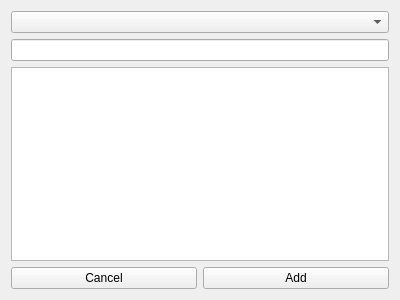
<?xml version="1.0" encoding="UTF-8"?>
<ui version="4.0">
 <class>add_task_widget</class>
 <widget class="QWidget" name="add_task_widget">
  <property name="geometry">
   <rect>
    <x>0</x>
    <y>0</y>
    <width>400</width>
    <height>300</height>
   </rect>
  </property>
  <property name="windowTitle">
   <string>Form</string>
  </property>
  <layout class="QVBoxLayout" name="verticalLayout">
   <item>
    <widget class="QComboBox" name="project_list"/>
   </item>
   <item>
    <widget class="QLineEdit" name="task_title">
     <property name="alignment">
      <set>Qt::AlignCenter</set>
     </property>
    </widget>
   </item>
   <item>
    <widget class="QTextEdit" name="task_text_edit"/>
   </item>
   <item>
    <layout class="QHBoxLayout" name="buttons_h_layout">
     <item>
      <widget class="QPushButton" name="cancel_button">
       <property name="text">
        <string>Cancel</string>
       </property>
      </widget>
     </item>
     <item>
      <widget class="QPushButton" name="add_button">
       <property name="text">
        <string>Add</string>
       </property>
      </widget>
     </item>
    </layout>
   </item>
  </layout>
 </widget>
 <resources/>
 <connections/>
</ui>
